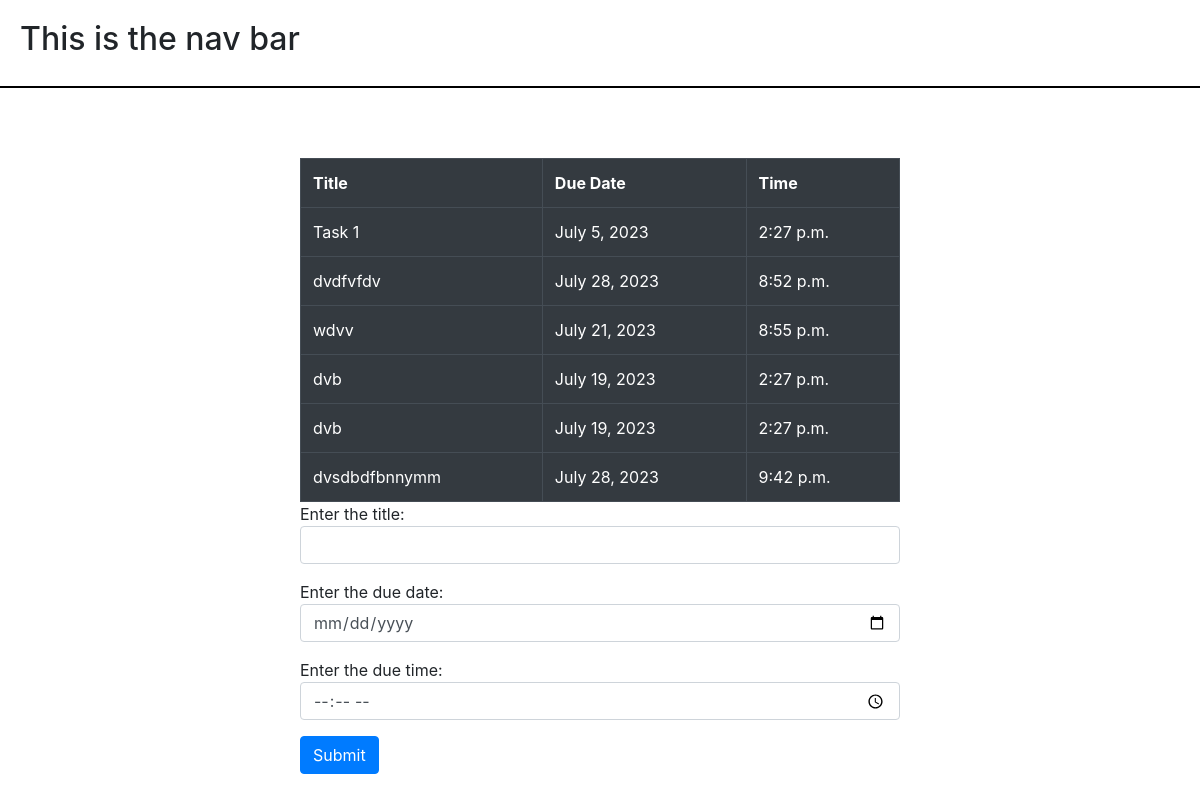
The page / on the database its author committed.
### to_do_list/models.py (models this page shows)
class Tasks(models.Model):
    title = models.CharField(max_length=200)
    date = models.DateField(null=True)
    time = models.TimeField(null=True)

### to_do_list/views.py (the view)
# urls.py: 2. Add a URL to urlpatterns:  path('', views.home, name='home')
def home(request):
    obj = Tasks.objects.all()
    createTask = addTaskForm
    if request.method == "POST":
      form=addTaskForm(request.POST)
      if form.is_valid():
            form.save()
    context = {
        'items': obj,
        'form': createTask,
    }
    return render(request, 'home.html', context)

### templates/home.html (shortened to what this page needs)
{% extends 'base.html' %}
{% block content %}
 <table class="table table-bordered table-dark table-hover" style="width: 50%; margin: auto; margin-top: 70px;">
    <tr>
      <th>Title</th>
      <th>Due Date</th>
      <th>Time</th>
    </tr>
    {% for item in items %}
    <tr>
      <td>{{ item.title }}</td>
      <td>{{ item.date }}</td>
      <td>{{ item.time }}</td>
    </tr>
    {% endfor %}
  </table>
 <form method="POST" style="width: 50%; margin-top: 70px; margin: auto;">
    {% for field in form %}
      <div class="form-group">
        {{ field.label}}
        {{ field }}
      </div>
    {% endfor %}
    <button class="btn btn-primary" type="submit">Submit</button>
  </form>
{% endblock %}

### rows shown on the page
Tasks: title "Task 1", date "July 5, 2023", time "2:27 p.m."
Tasks: title "dvdfvfdv", date "July 28, 2023", time "8:52 p.m."
Tasks: title "wdvv", date "July 21, 2023", time "8:55 p.m."
Tasks: title "dvb", date "July 19, 2023", time "2:27 p.m."
Tasks: title "dvb", date "July 19, 2023", time "2:27 p.m."
Tasks: title "dvsdbdfbnnymm", date "July 28, 2023", time "9:42 p.m."

### other values the page prints
{{ field.label }} "Enter the title:" "Enter the due date:" "Enter the due time:"
